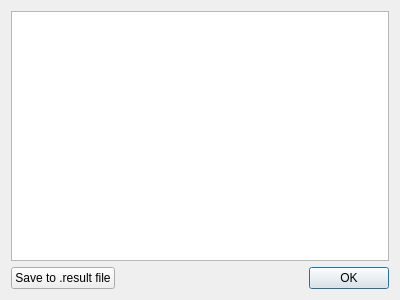
<?xml version="1.0" encoding="UTF-8"?>
<ui version="4.0">
 <class>ResultsDialog</class>
 <widget class="QDialog" name="ResultsDialog">
  <property name="geometry">
   <rect>
    <x>0</x>
    <y>0</y>
    <width>400</width>
    <height>300</height>
   </rect>
  </property>
  <property name="windowTitle">
   <string>Optimal orientation</string>
  </property>
  <layout class="QGridLayout" name="gridLayout">
   <item row="0" column="0">
    <widget class="QTextEdit" name="textEdit"/>
   </item>
   <item row="1" column="0">
    <layout class="QHBoxLayout" name="horizontalLayout">
     <item>
      <widget class="QPushButton" name="pb_Save">
       <property name="text">
        <string>Save to .result file</string>
       </property>
      </widget>
     </item>
     <item>
      <widget class="QDialogButtonBox" name="buttonBox">
       <property name="orientation">
        <enum>Qt::Horizontal</enum>
       </property>
       <property name="standardButtons">
        <set>QDialogButtonBox::Ok</set>
       </property>
      </widget>
     </item>
    </layout>
   </item>
  </layout>
 </widget>
 <resources/>
 <connections>
  <connection>
   <sender>buttonBox</sender>
   <signal>accepted()</signal>
   <receiver>ResultsDialog</receiver>
   <slot>accept()</slot>
   <hints>
    <hint type="sourcelabel">
     <x>248</x>
     <y>254</y>
    </hint>
    <hint type="destinationlabel">
     <x>157</x>
     <y>274</y>
    </hint>
   </hints>
  </connection>
  <connection>
   <sender>buttonBox</sender>
   <signal>rejected()</signal>
   <receiver>ResultsDialog</receiver>
   <slot>reject()</slot>
   <hints>
    <hint type="sourcelabel">
     <x>316</x>
     <y>260</y>
    </hint>
    <hint type="destinationlabel">
     <x>286</x>
     <y>274</y>
    </hint>
   </hints>
  </connection>
 </connections>
</ui>
